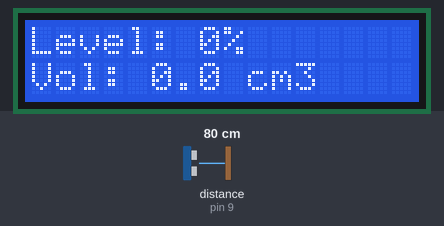
Bench run of a sketch on a simulated Arduino Uno, built with avr-gcc and run on an emulated ATmega328P. Shown: 16×2 character LCD. Wiring (inferred from the names in the program): ultrasonic range finder: trigger pin 8; echo pin 9. The test bench sets the inputs (shaded band); at power-on: distance to the obstacle (sensor on pin 9) 80 cm. The echo pulse lasts 58.3 µs per cm.

Above: at 3.2 s.
3.3 s: distance to the obstacle (sensor on pin 9) set to 4 cm
At 4.7 s:
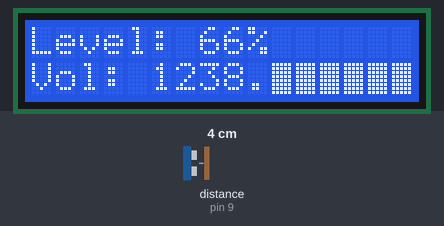
9.2 s: distance to the obstacle (sensor on pin 9) set to 2 cm
At 10.8 s:
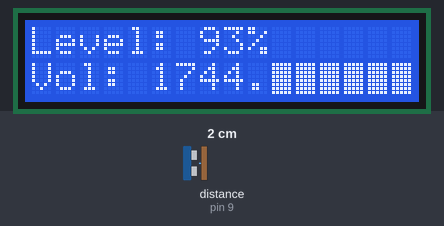
15.1 s: distance to the obstacle (sensor on pin 9) set to 9 cm
At 16.7 s:
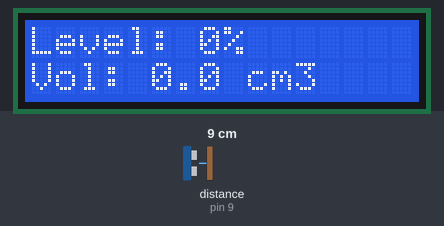
17.8 s: distance to the obstacle (sensor on pin 9) set to 2 cm
At 19.6 s:
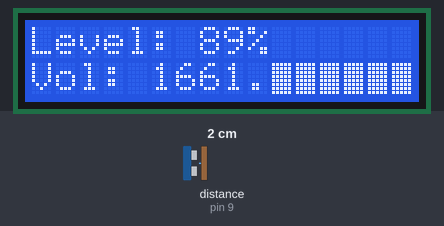
21.9 s: distance to the obstacle (sensor on pin 9) set to 18 cm
At 23.9 s:
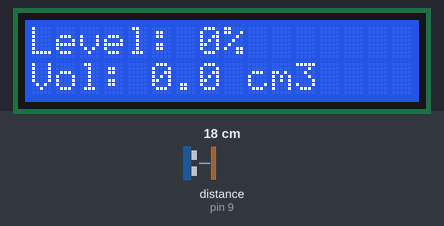
Timing chart, 0 to 25.4 s (numbered marks = the images above; inputs shaded):
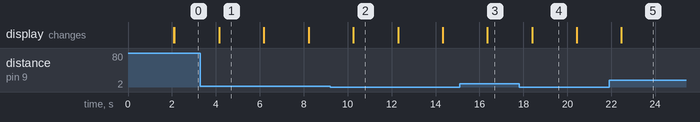

The sketch:

water_level_detector.ino
```cpp
#include <LiquidCrystal_I2C.h>
#include <Wire.h>
#include <math.h>

// Set the I2C address of the LCD (change if necessary)
LiquidCrystal_I2C lcd(0x27, 16, 2); // Try 0x3F if 0x27 doesn’t work

// Ultrasonic sensor pin definitions
const int trigPin = 8, echoPin = 9;

// Tank depth configuration
const float tankEmptyDepth = 8.6; // Distance from sensor to empty tank bottom (in cm)
const float tankFullDepth = 1.2;  // Distance from sensor to full tank level (in cm)

// Tank dimensions (in cm)
const float tankHeight = 7.4;   // Height of the tank
const float tankLength = 22.0;  // Length of the tank
const float tankBreadth = 11.5; // Breadth of the tank

// Variables for water level measurement
float currentLevel = 0;
float lastLevel = 0;
unsigned long timeHigh; // Echo response time

void setup() {
  // Initialize I2C communication with LCD
  lcd.init();
  lcd.backlight();  // Turn on LCD backlight

  // Set up ultrasonic sensor pins
  pinMode(trigPin, OUTPUT);
  pinMode(echoPin, INPUT);
  digitalWrite(trigPin, LOW); // Ensure trigger starts low

  // Welcome message
  lcd.setCursor(0, 0);
  lcd.print(" Water Level Meter ");
  delay(2000);
  lcd.clear();
}

void loop() {
  // Trigger ultrasonic sensor
  digitalWrite(trigPin, HIGH);
  delayMicroseconds(10);
  digitalWrite(trigPin, LOW);

  // Measure the time for the echo response
  timeHigh = pulseIn(echoPin, HIGH);

  if (timeHigh == 0) {
    // If no response, show error message
    showError();
  } else {
    // Convert time to distance (in cm)
    currentLevel = timeHigh / 58.0;

    // Ensure level stays within the defined range
    if (currentLevel > tankEmptyDepth) {
      currentLevel = tankEmptyDepth;
    } else if (currentLevel < tankFullDepth) {
      currentLevel = tankFullDepth;
    }

    // Only update display if level has changed
    if (currentLevel != lastLevel) {
      lastLevel = currentLevel;
      showCurrentLevel();
    }
  }

  delay(2000); // Delay before next measurement
}

void showError() {
  lcd.clear();
  lcd.setCursor(0, 0);
  lcd.print(" ERROR: Timeout ");
}

void showCurrentLevel() {
  // Calculate water percentage
  float ratio = 1 - (currentLevel - tankFullDepth) / (tankEmptyDepth - tankFullDepth);
  int percentLevel = round(abs(ratio) * 100.0) ;

  // Calculate water height in the tank
  float waterHeight = tankHeight * ratio;

  // Calculate water volume (in cm³)
  float waterVolume = waterHeight * tankLength * tankBreadth;

  // Display water level percentage
  lcd.clear();
  lcd.setCursor(0, 0);
  lcd.print("Level: ");
  lcd.print(percentLevel);
  lcd.print("%");

  // Display water volume
  lcd.setCursor(0, 1);
  lcd.print("Vol: ");
  lcd.print(waterVolume, 1); // Display volume with 1 decimal place
  lcd.print(" cm3");

  // Display progress bar (10 characters max)
  int bars = (percentLevel * 10) / 100;
  lcd.setCursor(10, 1);
  for (int i = 0; i < bars; i++) {
    lcd.write(255); // Full block character
  }
}
```

Measured:
- after the input at 3.3 s, the display: changes after 0.85 s (image 1)
- after the input at 9.2 s, the display: changes after 1.1 s (image 2)
- after the input at 15.1 s, the display: changes after 1.3 s (image 3)
- after the input at 17.8 s, the display: changes after 0.60 s (image 4)
- after the input at 21.9 s, the display: changes after 0.56 s (image 5)
- what the display in image 1 shows lasts 2.0 s, from 4.2 s to 6.2 s
